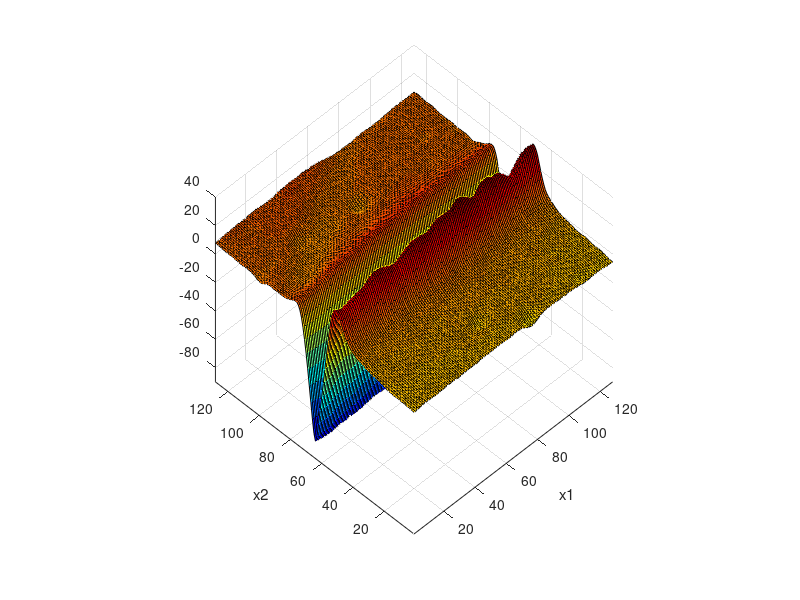
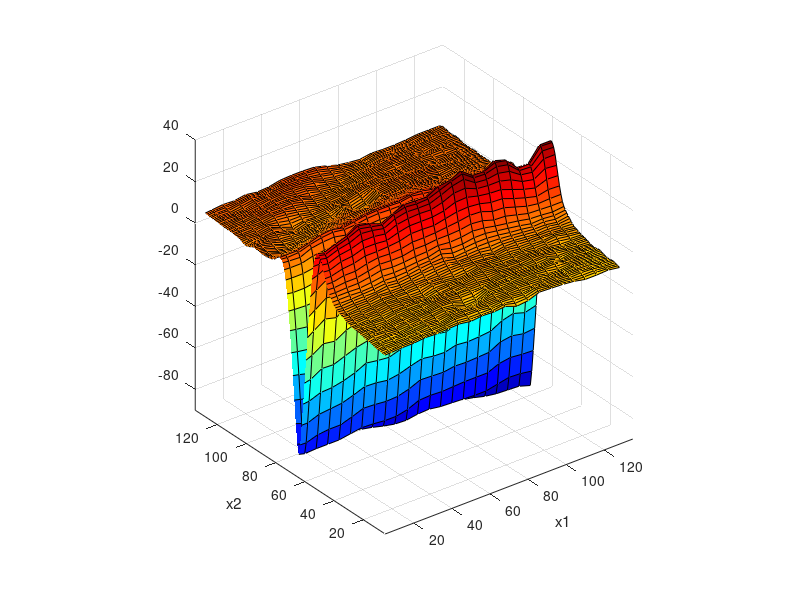

The MATLAB source for these figures, in order: (Note: this script raises an error after producing the figures.)
% isotropic/unisotropic undersampling
% combine delaunayTriangulation interpolation and GPR
% zhouweiyan 20181119
clear
% close all
clc
load groove1.mat
figure;
surf(groove);colormap(jet)
% view([0 -90])
axis equal
xlim([1,128]);ylim([1,128]);zlim([-90,40]);
xlabel('x1');ylabel('x2');view(-45,50)

%% data preparation
% train set
x1_train=2:6:128; x2_train=1:128;
[X1_train,X2_train]=meshgrid(x1_train,x2_train);
X_train=[X1_train(:),X2_train(:)];
y_train=groove(x2_train,x1_train);
y_train=y_train(:);
figure
surf(X1_train,X2_train,reshape(y_train,length(x2_train),length(x1_train)));colormap(jet)
axis equal
xlabel('x1');ylabel('x2');zlim([-90,40]);

% test set
x1_test=min(x1_train):max(x1_train);x2_test=min(x2_train):max(x2_train);
[X1_test,X2_test]=meshgrid(x1_test,x2_test);
X_test=[X1_test(:),X2_test(:)];
y_test_ideal=groove(x2_test,x1_test);

%% GP regression/DT linear interplotation
meanfunc=[];hyp.mean=[];
% mask=[1,0];
covfunc={'covSEard'};hyp.cov=log([10;10;20]);
% covfunc={'covMask',{mask,{'covSEiso'}}};hyp.cov=log([2;40]);  %log([ell;sf])
likfunc='likGauss';hyp.lik=log(0.1);    % log(sn)
[hyp,hyp_warehouse,i_warehouse]=minimize_ite(hyp,@gp,-80,@infGaussLik,meanfunc,covfunc,likfunc,X_train,y_train);
PSNR_warehouse=zeros(1,length(i_warehouse));
for i=1:length(i_warehouse)
    hyp_i=rewrap_out(hyp,hyp_warehouse(:,i));
    [m,s2]=gp(hyp_i,@infGaussLik,meanfunc,covfunc,likfunc,X_train,y_train,X_test);
    range=max(groove(:))-min(groove(:));
    m_a=reshape(m,length(x2_test),length(x1_test));
    PSNR_warehouse(i)=max(y_test_ideal(:))*sqrt(length(x1_test)*length(x2_test))/sqrt(sum((m_a(:)-y_test_ideal(:)).^2));
    PSNR_warehouse(i)=20*log(PSNR_warehouse(i))/log(10);
end
plot(i_warehouse,PSNR_warehouse,'-o')
axis equal

%%
% figure
% surf(y_test_ideal-m_a,'EdgeColor','none','LineStyle','none','FaceLighting','phong');   % surf(y_test_ideal_a-m_a,'FaceAlpha',0.1); 
% zlim([-90,40]);
% 
% colormap(jet)
% view([-90 90])
% axis tight
% xlabel('x_1/\mum');ylabel('x_2/\mum');
% x_label=cell(1,length(0:32:128));
% y_label=cell(1,length(0:32:128));
% for i=1:length(0:32:128)
%     x_label{i}=32*(i-1)/128*2;
% end
% for i=1:length(0:32:128)
%     y_label{length(0:32:128)+1-i}=32*(i-1)/128*2;
% end
% set(gca,'xtick',0:32:128);
% set(gca,'xticklabel',x_label);
% set(gca,'ytick',0:32:128);
% set(gca,'yticklabel',y_label);
% % tightfig
% 
% % caxis([-10,10])
% caxis([-5,5])
% colorbar('eastoutside')
% % set(gca,'CLim',[-10,10])
